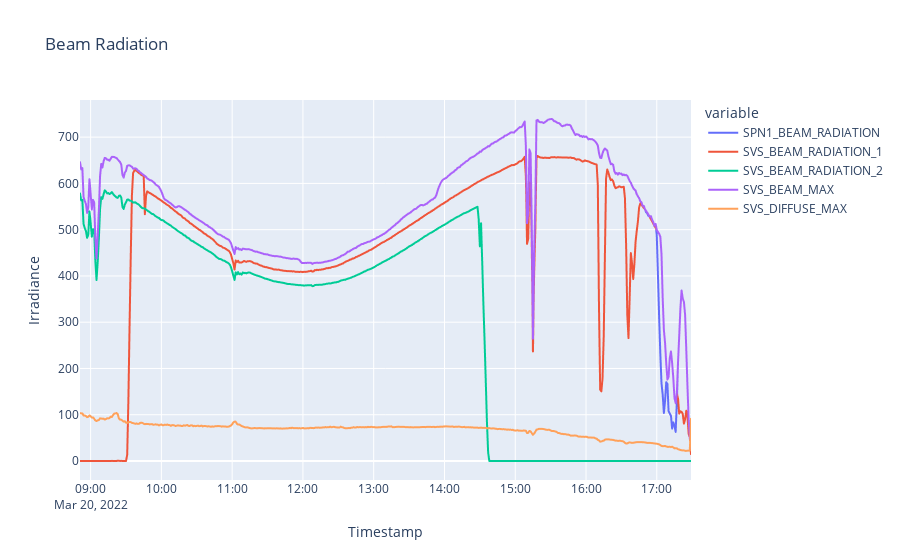

Source (notebook cell):
### Code cell
max_DNI = df_broad[['SVS_BEAM_RADIATION_1','SVS_BEAM_RADIATION_2','SPN1_BEAM_RADIATION']].max(axis=1)
df_broad['SVS_DIFFUSE_MAX'] = df_broad[['SPN1_DIFFUSE_IRRADIANCE','SVS_DIFFUSE_RADIATION_1', 'SVS_DIFFUSE_RADIATION_2']].max(axis=1)
df_broad['SVS_BEAM_MAX'] = max_DNI

fig = px.line(df_broad, x=df_broad.index, y=['SPN1_BEAM_RADIATION','SVS_BEAM_RADIATION_1', 'SVS_BEAM_RADIATION_2','SVS_BEAM_MAX','SVS_DIFFUSE_MAX'],
                title="Beam Radiation",labels={'value':'Irradiance'})
fig.show()

### Figure 1 — Plotly figure (JSON) as saved in the notebook; plotly's stock layout.template omitted (floating-point values rounded to 4 significant figures; data arrays with more than 128 entries replaced by an {"elided": "..."} marker saying what was removed)
{"data": [{"hovertemplate": "variable=SPN1_BEAM_RADIATION<br>Timestamp=%{x}<br>Irradiance=%{y}<extra></extra>", "legendgroup": "SPN1_BEAM_RADIATION", "line": {"color": "#636efa", "dash": "solid"}, "marker": {"symbol": "circle"}, "mode": "lines", "name": "SPN1_BEAM_RADIATION", "showlegend": true, "type": "scattergl", "x": {"elided": "519 str values"}, "xaxis": "x", "y": {"elided": "519 float values"}, "yaxis": "y"}, {"hovertemplate": "variable=SVS_BEAM_RADIATION_1<br>Timestamp=%{x}<br>Irradiance=%{y}<extra></extra>", "legendgroup": "SVS_BEAM_RADIATION_1", "line": {"color": "#EF553B", "dash": "solid"}, "marker": {"symbol": "circle"}, "mode": "lines", "name": "SVS_BEAM_RADIATION_1", "showlegend": true, "type": "scattergl", "x": {"elided": "519 str values"}, "xaxis": "x", "y": {"elided": "519 float values"}, "yaxis": "y"}, {"hovertemplate": "variable=SVS_BEAM_RADIATION_2<br>Timestamp=%{x}<br>Irradiance=%{y}<extra></extra>", "legendgroup": "SVS_BEAM_RADIATION_2", "line": {"color": "#00cc96", "dash": "solid"}, "marker": {"symbol": "circle"}, "mode": "lines", "name": "SVS_BEAM_RADIATION_2", "showlegend": true, "type": "scattergl", "x": {"elided": "519 str values"}, "xaxis": "x", "y": {"elided": "519 float values"}, "yaxis": "y"}, {"hovertemplate": "variable=SVS_BEAM_MAX<br>Timestamp=%{x}<br>Irradiance=%{y}<extra></extra>", "legendgroup": "SVS_BEAM_MAX", "line": {"color": "#ab63fa", "dash": "solid"}, "marker": {"symbol": "circle"}, "mode": "lines", "name": "SVS_BEAM_MAX", "showlegend": true, "type": "scattergl", "x": {"elided": "519 str values"}, "xaxis": "x", "y": {"elided": "519 float values"}, "yaxis": "y"}, {"hovertemplate": "variable=SVS_DIFFUSE_MAX<br>Timestamp=%{x}<br>Irradiance=%{y}<extra></extra>", "legendgroup": "SVS_DIFFUSE_MAX", "line": {"color": "#FFA15A", "dash": "solid"}, "marker": {"symbol": "circle"}, "mode": "lines", "name": "SVS_DIFFUSE_MAX", "showlegend": true, "type": "scattergl", "x": {"elided": "519 str values"}, "xaxis": "x", "y": {"elided": "519 float values"}, "yaxis": "y"}], "layout": {"legend": {"title": {"text": "variable"}, "tracegroupgap": 0}, "title": {"text": "Beam Radiation"}, "xaxis": {"anchor": "y", "domain": [0, 1], "title": {"text": "Timestamp"}}, "yaxis": {"anchor": "x", "domain": [0, 1], "title": {"text": "Irradiance"}}}}
